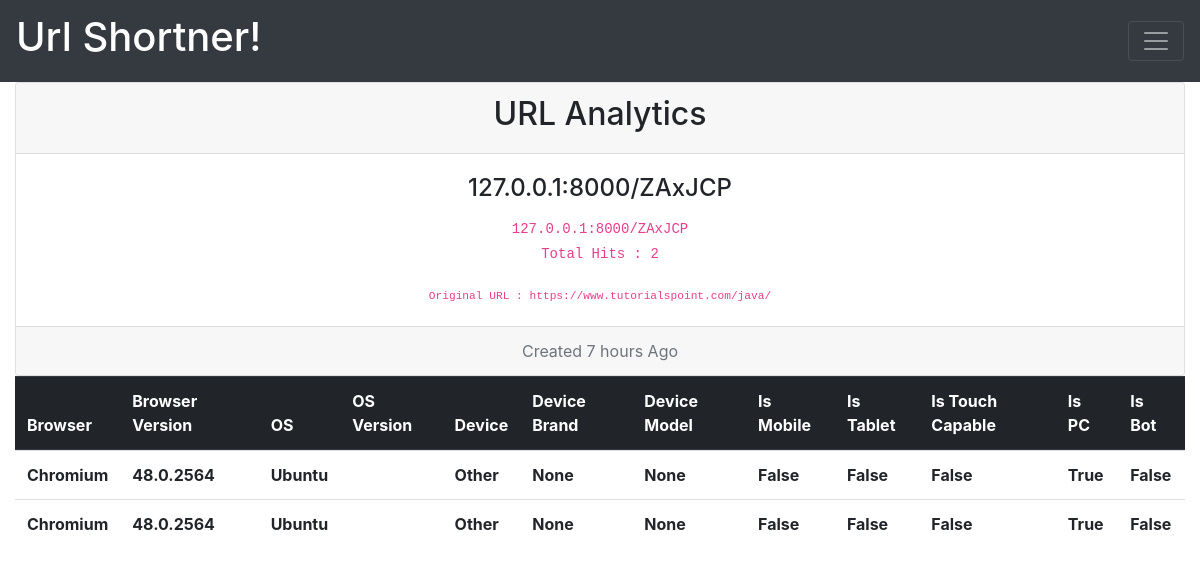
/tableview/25, run on the app's committed database.
### st/models.py (models this page shows, shortened)
class Shortner(models.Model):
	url_field         = models.CharField(max_length=300)
	shortcode         = models.CharField(max_length=6,blank=True , null = True)
	created	          = models.DateTimeField(auto_now_add=True)
	updated           = models.DateTimeField(auto_now=True)
	count             = models.IntegerField(default=0)
	def get_short_url(self):
		return '127.0.0.1:8000/%s' %(self.shortcode)

class Analytic(models.Model):
	url               = models.ForeignKey(Shortner,related_name='analytic',on_delete=models.CASCADE,)
	browser	  		  = models.CharField(max_length=300,blank=True,null=True)
	browser_version	  = models.CharField(max_length=300,blank=True,null=True)
	os                = models.CharField(max_length=300,blank=True,null=True)
	os_version        = models.CharField(max_length=300,blank=True,null=True)
	device            = models.CharField(max_length=300,blank=True,null=True)
	device_brand      = models.CharField(max_length=300,blank=True,null=True)
	device_model      = models.CharField(max_length=300,blank=True,null=True)
	is_mobile         = models.NullBooleanField()
	is_tablet         = models.NullBooleanField()
	is_touch_capable  = models.NullBooleanField()
	is_pc             = models.NullBooleanField()
	is_bot            = models.NullBooleanField()

### st/views.py (the view)
# urls.py: url(r'^tableview/(?P<id>\d+)$', analytic_view_table, name='analytic_view_table'),
def analytic_view_table(request,id=None):
	obj=get_object_or_404(Shortner,id=id)
	analytic = Analytic.objects.filter(url=obj)
	context={'object':obj,'analytic':analytic}
	return render(request,'tableview.html',context)

### templates/tableview.html (shortened to what this page needs)
{% extends 'base.html' %}
{% block content %}
<div class="container-fluid">
	<div class="card text-center">
  <div class="card-header">
    <h2>URL Analytics</h2>
  </div>
  <div class="card-body">
    <h4 class="card-title"  >{{object.get_short_url}}</h4>
    <code>{{object.get_short_url}}</code>
    <p class="card-text"><code>Total Hits : {{object.count}}</code></p>
    <code><small>Original URL : {{object.url_field}}</small></code><br>
   </div>
  <div class="card-footer text-muted">
    Created {{object.created | timesince}} Ago
  </div>
</div>
{% if analytic  %}
<table class="table">
  <thead class="thead-dark">
      <th scope="col">Browser</th>
      <th scope="col">Browser Version</th>
      <th scope="col">OS</th>
      <th scope="col">OS Version</th>
      <th scope="col">Device</th>
      <th scope="col">Device Brand</th>
      <th scope="col">Device Model</th>
      <th scope="col">Is Mobile</th>
      <th scope="col">Is Tablet</th>
      <th scope="col">Is Touch Capable</th>
      <th scope="col">Is PC</th>
      <th scope="col">Is Bot</th>
  </thead>
  <tbody>
  	<tr>{% for obj in analytic %}
    <tr>
      <th scope="row">{{obj.browser}}</th>
      <th scope="row">{{obj.browser_version}}</th>
      <th scope="row">{{obj.os}}</th>
      <th scope="row">{{obj.os_version}}</th>
      <th scope="row">{{obj.device}}</th>
      <th scope="row">{{obj.device_brand}}</th>
      <th scope="row">{{obj.device_model}}</th>
      <th scope="row">{{obj.is_mobile}}</th>
      <th scope="row">{{obj.is_tablet}}</th>
      <th scope="row">{{obj.is_touch_capable}}</th>
      <th scope="row">{{obj.is_pc}}</th>
      <th scope="row">{{obj.is_bot}}</th>
    </tr>
  {%  endfor %}
  </tbody>
</table>{% else %}
<div class="alert alert-info" role="alert" align="text-center">
  <p class="text-center">No Hits Yet, Start Sharing with friends!</p>
</div>
</div>
{% endif %}
{% endblock %}

### data on the page
Shortner: get_short_url "127.0.0.1:8000/ZAxJCP", count "2", url_field "https://www.tutorialspoint.com/java/", created "7 hours"
Analytic: browser "Chromium", browser_version "48.0.2564", os "Ubuntu", device "Other", device_brand "None", device_model "None", is_mobile "False", is_tablet "False", is_touch_capable "False", is_pc "True", is_bot "False"
Analytic: browser "Chromium", browser_version "48.0.2564", os "Ubuntu", device "Other", device_brand "None", device_model "None", is_mobile "False", is_tablet "False", is_touch_capable "False", is_pc "True", is_bot "False"
